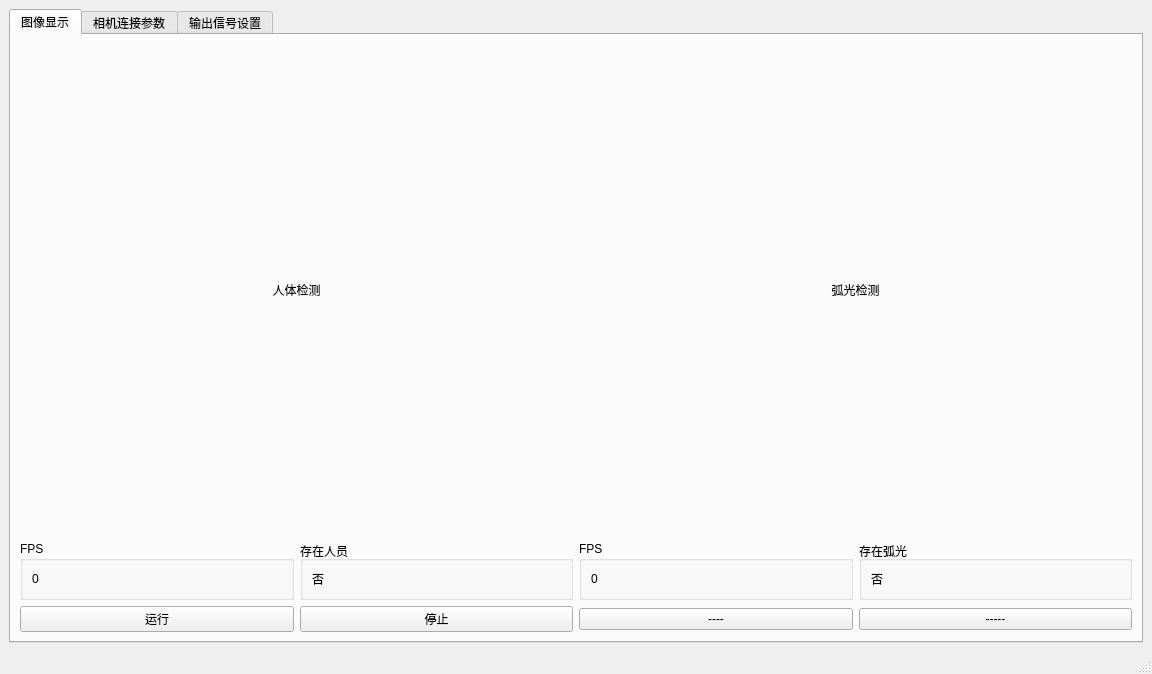
<?xml version="1.0" encoding="UTF-8"?>
<ui version="4.0">
 <class>MainWindow</class>
 <widget class="QMainWindow" name="MainWindow">
  <property name="geometry">
   <rect>
    <x>0</x>
    <y>0</y>
    <width>1152</width>
    <height>674</height>
   </rect>
  </property>
  <property name="windowTitle">
   <string>中集-人体检测系统</string>
  </property>
  <property name="windowIcon">
   <iconset>
    <normaloff>TitleLogo.png</normaloff>TitleLogo.png</iconset>
  </property>
  <property name="iconSize">
   <size>
    <width>24</width>
    <height>24</height>
   </size>
  </property>
  <property name="toolButtonStyle">
   <enum>Qt::ToolButtonIconOnly</enum>
  </property>
  <widget class="QWidget" name="centralwidget">
   <layout class="QGridLayout" name="gridLayout_2">
    <item row="0" column="0">
     <widget class="QTabWidget" name="tabWidget">
      <property name="tabShape">
       <enum>QTabWidget::Rounded</enum>
      </property>
      <property name="currentIndex">
       <number>0</number>
      </property>
      <widget class="QWidget" name="tab">
       <attribute name="title">
        <string>图像显示</string>
       </attribute>
       <layout class="QGridLayout" name="gridLayout" rowstretch="10,1,1" rowminimumheight="10,1,1">
        <item row="2" column="3">
         <widget class="QPushButton" name="pushButton_4">
          <property name="text">
           <string>-----</string>
          </property>
         </widget>
        </item>
        <item row="2" column="0">
         <widget class="QPushButton" name="pushButton">
          <property name="text">
           <string>运行</string>
          </property>
         </widget>
        </item>
        <item row="1" column="0">
         <widget class="QGroupBox" name="groupBox_2">
          <property name="title">
           <string>FPS</string>
          </property>
          <layout class="QGridLayout" name="gridLayout_3">
           <item row="1" column="0">
            <widget class="QLabel" name="label_2">
             <property name="text">
              <string>0</string>
             </property>
            </widget>
           </item>
          </layout>
         </widget>
        </item>
        <item row="2" column="1">
         <widget class="QPushButton" name="pushButton_2">
          <property name="text">
           <string>停止</string>
          </property>
         </widget>
        </item>
        <item row="1" column="1">
         <widget class="QGroupBox" name="groupBox_3">
          <property name="title">
           <string>存在人员</string>
          </property>
          <layout class="QGridLayout" name="gridLayout_4">
           <item row="0" column="0">
            <widget class="QLabel" name="label_3">
             <property name="text">
              <string>否</string>
             </property>
            </widget>
           </item>
          </layout>
         </widget>
        </item>
        <item row="2" column="2">
         <widget class="QPushButton" name="pushButton_3">
          <property name="text">
           <string>----</string>
          </property>
         </widget>
        </item>
        <item row="0" column="0" colspan="2">
         <widget class="QLabel" name="label">
          <property name="text">
           <string>人体检测</string>
          </property>
          <property name="textFormat">
           <enum>Qt::AutoText</enum>
          </property>
          <property name="alignment">
           <set>Qt::AlignCenter</set>
          </property>
         </widget>
        </item>
        <item row="0" column="2" colspan="2">
         <widget class="QLabel" name="label_4">
          <property name="text">
           <string>弧光检测</string>
          </property>
          <property name="alignment">
           <set>Qt::AlignCenter</set>
          </property>
         </widget>
        </item>
        <item row="1" column="2">
         <widget class="QGroupBox" name="groupBox">
          <property name="title">
           <string>FPS</string>
          </property>
          <layout class="QGridLayout" name="gridLayout_5">
           <item row="0" column="0">
            <widget class="QLabel" name="label_5">
             <property name="text">
              <string>0</string>
             </property>
            </widget>
           </item>
          </layout>
         </widget>
        </item>
        <item row="1" column="3">
         <widget class="QGroupBox" name="groupBox_4">
          <property name="title">
           <string>存在弧光</string>
          </property>
          <layout class="QGridLayout" name="gridLayout_6">
           <item row="0" column="0">
            <widget class="QLabel" name="label_6">
             <property name="text">
              <string>否</string>
             </property>
            </widget>
           </item>
          </layout>
         </widget>
        </item>
       </layout>
      </widget>
      <widget class="QWidget" name="tab_2">
       <attribute name="title">
        <string>相机连接参数</string>
       </attribute>
      </widget>
      <widget class="QWidget" name="tab_3">
       <attribute name="title">
        <string>输出信号设置</string>
       </attribute>
      </widget>
     </widget>
    </item>
   </layout>
  </widget>
  <widget class="QMenuBar" name="menubar">
   <property name="geometry">
    <rect>
     <x>0</x>
     <y>0</y>
     <width>1152</width>
     <height>23</height>
    </rect>
   </property>
  </widget>
  <widget class="QStatusBar" name="statusbar"/>
 </widget>
 <resources/>
 <connections/>
</ui>
